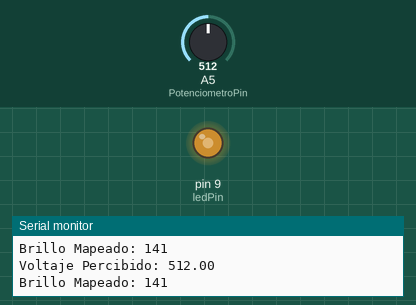
This program was run on a simulated Arduino Uno, built with avr-gcc and run on an emulated ATmega328P. Parts: output pins drawn as LEDs (lit = HIGH), the last lines printed to the serial monitor. The inputs (shaded band) are chosen by the test bench; at power-on: A5 (PotenciometroPin) = 512.

Above: at 1.8 s.
1.9 s: A5 (PotenciometroPin) set to 716
At 2.9 s:
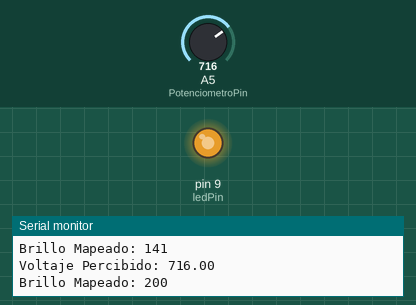
3.5 s: A5 (PotenciometroPin) set to 306
At 4.6 s:
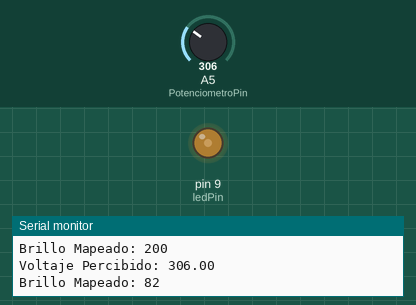
5.5 s: A5 (PotenciometroPin) set to 245
At 7.2 s:
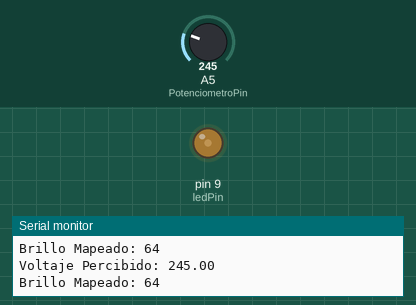
7.5 s: A5 (PotenciometroPin) set to 511
At 9.0 s:
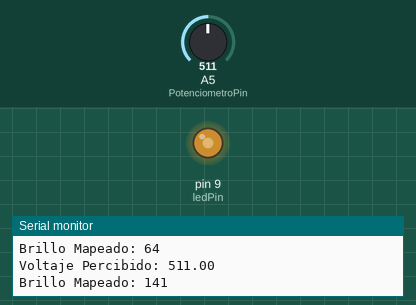
Timing chart, 0 to 10.5 s (numbered marks = the images above; inputs shaded):
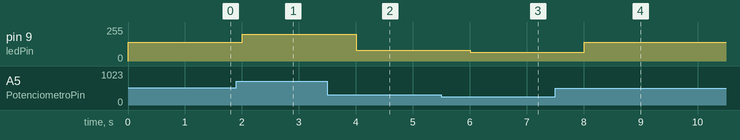

The program:

main.cpp
```cpp
#include <Arduino.h>


//pin en el que se conecta la salida Vout o pi medi del sensor de Fotocelda
const int PotenciometroPin = A5;
const int ledPin = 9;
int brilloLed;

//metodo cliente
void setup()
{
  //Velocidad del puerto
  Serial.begin(115200);
  pinMode(ledPin, OUTPUT);
}

//metodo repetitivo
void loop()
{
 //Aqui se verifica el umbral de luz medido por la fotocelda
 //como no tengo una resustencia de 10kh y coloque una de 4.5 kh
 //se debe encontrar el mínimo voltaje y el máximo voltaje para poder mapearlo
 //correctamente y encender el led de acuerdo a la luz presente con PWM sobre el led
 //PWM es Pulse Width Modulation convierte una señal digital en una señal analógica
 //cambiando la cantidad de tiempo que se mantiene encendida o apagada
 //El PWM, Pulse Width Modulation o Modulación por Ancho de Pulsos, sirve para variar
 // la energía recibida por un dispositivo electrónico variando rápidamente la energía que este recibe,
 //cambiando entre apagado y encendido. Una variación en el PWM produce un cambio en el Duty Cycle.
 //El Duty Cycle es el tiempo que la señal está activa frente al tiempo que la señal está apagada.
 //Con un Duty Cycle del 50% la señal estará activa la mitad del tiempo, mientras que la otra mitad del tiempo estará apagada. Si el Duty Cycle es del 100%, la señal estará activa durante todo el tiempo.
 //ver mas (https://hardzone.es/2018/03/11/uso-pwm-pc/)
 //Para eso se usa la función MAP()
 int valminPotenciometro = 20;       //Cambiar por el valor mínimo experimental
 int valmayorPotenciometro = 907;  //Cambiar por el valor máximo experimental
 int valminBrilloLed = 0;
 int valmaxbrilloLed = 255;

 //recibe la temperatura del método
 float voltajePercibido = analogRead(PotenciometroPin);
 //impresión en la pantalla seria del IDE arduino
 Serial.print("Voltaje Percibido: ");
 Serial.println(voltajePercibido);

//Se resta el valor percibido para calcular el mapeo inverso
//cuando se apague la luz el led enciende el máximo
 brilloLed=map(voltajePercibido, valminPotenciometro,
              valmayorPotenciometro,valminBrilloLed, valmaxbrilloLed);

  //impresión en la pantalla seria del IDE arduino
 Serial.print("Brillo Mapeado: ");
 Serial.println(brilloLed);

 //Escribe en el led en formato PWM 0-255
 analogWrite(ledPin, brilloLed);
 //if(voltaje>50)
 //   digitalWrite(ledPin, HIGH);   // turn the LED on (HIGH is the voltage level)
 // else
 //   digitalWrite(ledPin, LOW);    // turn the LED off by making the voltage LOW


//espera en milisegundos para volver a tomar la temperatura
 delay(1000);
}
```

Measured:
- after the input at 1.9 s, pin 9 (ledPin): 141/255 → 200/255 after 0.10 s
- after the input at 3.5 s, pin 9 (ledPin): 200/255 → 82/255 after 0.51 s
- after the input at 5.5 s, pin 9 (ledPin): 82/255 → 64/255 after 0.51 s
- after the input at 7.5 s, pin 9 (ledPin): 64/255 → 141/255 after 0.51 s
